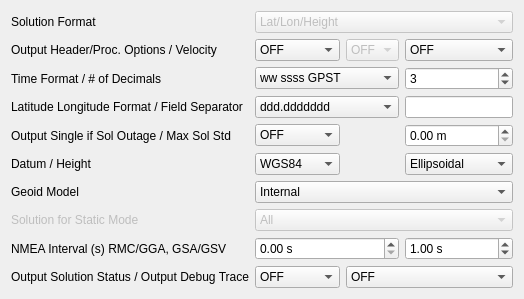
     <widget class="QWidget" name="TabSheet3">
      <property name="toolTip">
       <string/>
      </property>
      <attribute name="title">
       <string>O&amp;utput</string>
      </attribute>
      <layout class="QGridLayout" name="gridLayout_3">
       <item row="13" column="1">
        <widget class="QComboBox" name="cBDebugStatus">
         <property name="toolTip">
          <string/>
         </property>
         <item>
          <property name="text">
           <string>OFF</string>
          </property>
         </item>
         <item>
          <property name="text">
           <string>States</string>
          </property>
         </item>
         <item>
          <property name="text">
           <string>Residuals</string>
          </property>
         </item>
        </widget>
       </item>
       <item row="4" column="0">
        <widget class="QLabel" name="lblTimeFormat">
         <property name="toolTip">
          <string/>
         </property>
         <property name="text">
          <string>Time Format / # of Decimals</string>
         </property>
        </widget>
       </item>
       <item row="7" column="3">
        <widget class="QDoubleSpinBox" name="sBMaxSolutionStd">
         <property name="suffix">
          <string> m</string>
         </property>
        </widget>
       </item>
       <item row="8" column="3">
        <widget class="QComboBox" name="cBOutputHeight">
         <property name="toolTip">
          <string/>
         </property>
         <item>
          <property name="text">
           <string>Ellipsoidal</string>
          </property>
         </item>
         <item>
          <property name="text">
           <string>Geodetic</string>
          </property>
         </item>
        </widget>
       </item>
       <item row="9" column="0">
        <widget class="QLabel" name="Label18">
         <property name="toolTip">
          <string/>
         </property>
         <property name="text">
          <string>Geoid Model</string>
         </property>
        </widget>
       </item>
       <item row="5" column="0">
        <widget class="QLabel" name="lblLatLonFormat">
         <property name="toolTip">
          <string/>
         </property>
         <property name="text">
          <string>Latitude Longitude Format / Field Separator</string>
         </property>
        </widget>
       </item>
       <item row="10" column="0">
        <widget class="QLabel" name="Label21">
         <property name="enabled">
          <bool>false</bool>
         </property>
         <property name="toolTip">
          <string/>
         </property>
         <property name="text">
          <string>Solution for Static Mode</string>
         </property>
        </widget>
       </item>
       <item row="2" column="1">
        <widget class="QComboBox" name="cBOutputHeader">
         <property name="toolTip">
          <string/>
         </property>
         <item>
          <property name="text">
           <string>OFF</string>
          </property>
         </item>
         <item>
          <property name="text">
           <string>ON</string>
          </property>
         </item>
        </widget>
       </item>
       <item row="8" column="1">
        <widget class="QComboBox" name="cBOutputDatum">
         <property name="toolTip">
          <string/>
         </property>
         <item>
          <property name="text">
           <string>WGS84</string>
          </property>
         </item>
        </widget>
       </item>
       <item row="13" column="0">
        <widget class="QLabel" name="Label36">
         <property name="toolTip">
          <string/>
         </property>
         <property name="text">
          <string>Output Solution Status / Output Debug Trace</string>
         </property>
        </widget>
       </item>
       <item row="5" column="3">
        <widget class="QLineEdit" name="lEFieldSeperator">
         <property name="toolTip">
          <string/>
         </property>
        </widget>
       </item>
       <item row="7" column="1">
        <widget class="QComboBox" name="cBOutputSingle">
         <item>
          <property name="text">
           <string>OFF</string>
          </property>
         </item>
         <item>
          <property name="text">
           <string>ON</string>
          </property>
         </item>
        </widget>
       </item>
       <item row="0" column="1" colspan="3">
        <widget class="QComboBox" name="cBSolutionFormat">
         <property name="enabled">
          <bool>false</bool>
         </property>
         <property name="toolTip">
          <string/>
         </property>
         <item>
          <property name="text">
           <string>Lat/Lon/Height</string>
          </property>
         </item>
         <item>
          <property name="text">
           <string>X/Y/Z-ECEF</string>
          </property>
         </item>
         <item>
          <property name="text">
           <string>E/N/U-Baseline</string>
          </property>
         </item>
         <item>
          <property name="text">
           <string>NMEA0183</string>
          </property>
         </item>
        </widget>
       </item>
       <item row="10" column="1" colspan="3">
        <widget class="QComboBox" name="cBSolutionStatic">
         <property name="enabled">
          <bool>false</bool>
         </property>
         <property name="toolTip">
          <string/>
         </property>
         <item>
          <property name="text">
           <string>All</string>
          </property>
         </item>
         <item>
          <property name="text">
           <string>Single</string>
          </property>
         </item>
        </widget>
       </item>
       <item row="12" column="1" colspan="2">
        <widget class="QDoubleSpinBox" name="sBNmeaInterval1">
         <property name="suffix">
          <string> s</string>
         </property>
        </widget>
       </item>
       <item row="8" column="0">
        <widget class="QLabel" name="Label2">
         <property name="toolTip">
          <string/>
         </property>
         <property name="text">
          <string>Datum / Height</string>
         </property>
        </widget>
       </item>
       <item row="13" column="2" colspan="2">
        <widget class="QComboBox" name="cBDebugTrace">
         <property name="toolTip">
          <string/>
         </property>
         <item>
          <property name="text">
           <string>OFF</string>
          </property>
         </item>
         <item>
          <property name="text">
           <string>Level 1</string>
          </property>
         </item>
         <item>
          <property name="text">
           <string>Level 2</string>
          </property>
         </item>
         <item>
          <property name="text">
           <string>Level 3</string>
          </property>
         </item>
         <item>
          <property name="text">
           <string>Level 4</string>
          </property>
         </item>
         <item>
          <property name="text">
           <string>Level 5</string>
          </property>
         </item>
        </widget>
       </item>
       <item row="4" column="1" colspan="2">
        <widget class="QComboBox" name="cBTimeFormat">
         <property name="toolTip">
          <string/>
         </property>
         <item>
          <property name="text">
           <string>ww ssss GPST</string>
          </property>
         </item>
         <item>
          <property name="text">
           <string>hh:mm:ss GPST</string>
          </property>
         </item>
         <item>
          <property name="text">
           <string>hh:mm:ss UTC</string>
          </property>
         </item>
         <item>
          <property name="text">
           <string>hh:mm:ss JST</string>
          </property>
         </item>
        </widget>
       </item>
       <item row="0" column="0">
        <widget class="QLabel" name="lblSolutionFormat">
         <property name="toolTip">
          <string/>
         </property>
         <property name="text">
          <string>Solution Format</string>
         </property>
        </widget>
       </item>
       <item row="5" column="1" colspan="2">
        <widget class="QComboBox" name="cBLatLonFormat">
         <property name="toolTip">
          <string/>
         </property>
         <item>
          <property name="text">
           <string>ddd.ddddddd</string>
          </property>
         </item>
         <item>
          <property name="text">
           <string>ddd mm ss.sss</string>
          </property>
         </item>
        </widget>
       </item>
       <item row="4" column="3">
        <widget class="QSpinBox" name="sBTimeDecimal">
         <property name="value">
          <number>3</number>
         </property>
        </widget>
       </item>
       <item row="2" column="0">
        <widget class="QLabel" name="Label20">
         <property name="toolTip">
          <string/>
         </property>
         <property name="text">
          <string>Output Header/Proc. Options / Velocity</string>
         </property>
        </widget>
       </item>
       <item row="9" column="1" colspan="3">
        <widget class="QComboBox" name="cBOutputGeoid">
         <property name="toolTip">
          <string/>
         </property>
         <item>
          <property name="text">
           <string>Internal</string>
          </property>
         </item>
         <item>
          <property name="text">
           <string>EGM96-BE 15&quot;</string>
          </property>
         </item>
         <item>
          <property name="text">
           <string>EGM2008-SE 2.5&quot;</string>
          </property>
         </item>
         <item>
          <property name="text">
           <string>EGM2008-SE 1&quot;</string>
          </property>
         </item>
         <item>
          <property name="text">
           <string>GSI2000 1x1.5&quot;</string>
          </property>
         </item>
        </widget>
       </item>
       <item row="12" column="3">
        <widget class="QDoubleSpinBox" name="sBNmeaInterval2">
         <property name="suffix">
          <string> s</string>
         </property>
         <property name="value">
          <double>1.000000000000000</double>
         </property>
        </widget>
       </item>
       <item row="7" column="0">
        <widget class="QLabel" name="lblFieldSeperator">
         <property name="toolTip">
          <string/>
         </property>
         <property name="text">
          <string>Output Single if Sol Outage / Max Sol Std</string>
         </property>
        </widget>
       </item>
       <item row="12" column="0">
        <widget class="QLabel" name="Label17">
         <property name="toolTip">
          <string/>
         </property>
         <property name="text">
          <string>NMEA Interval (s) RMC/GGA, GSA/GSV</string>
         </property>
        </widget>
       </item>
       <item row="2" column="2">
        <widget class="QComboBox" name="cBOutputOption">
         <property name="enabled">
          <bool>false</bool>
         </property>
         <property name="toolTip">
          <string/>
         </property>
         <item>
          <property name="text">
           <string>OFF</string>
          </property>
         </item>
         <item>
          <property name="text">
           <string>ON</string>
          </property>
         </item>
        </widget>
       </item>
       <item row="2" column="3">
        <widget class="QComboBox" name="cBOutputVelocity">
         <property name="toolTip">
          <string/>
         </property>
         <item>
          <property name="text">
           <string>OFF</string>
          </property>
         </item>
         <item>
          <property name="text">
           <string>ON</string>
          </property>
         </item>
        </widget>
       </item>
      </layout>
     </widget>
